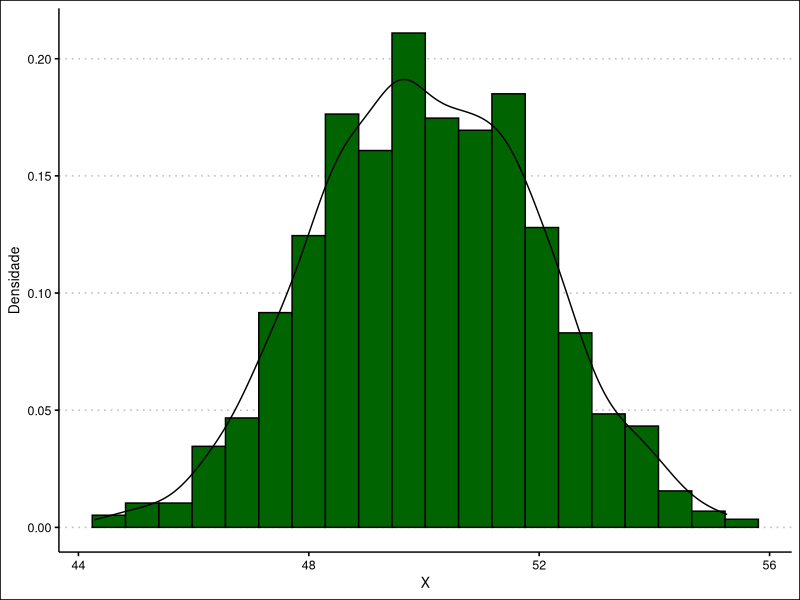

Reproduce this figure in R.
## ---- chunk 1
options(htmltools.dir.version = FALSE)
knitr::opts_chunk$set(
    echo = FALSE,
    message = FALSE,
    warning = FALSE,
    dev = "svg",
    cache = TRUE,
    fig.align = "center"
    #fig.width = 11,
    #fig.height = 5
)

library(dplyr)
library(kableExtra)
library(ggplot2)
library(ggthemes)
## ---- chunk 2
df <- data.frame(
    x = rnorm(1000, mean = 50, sd = 2)
)

p <- ggplot(df, aes(x, after_stat(density))) +
    geom_histogram(bins = 20, fill = "darkgreen", 
                   color = "black") + 
    geom_density() +
    labs(x = "X", y = "Densidade") +
    theme_clean()
## ---- chunk 3
p
